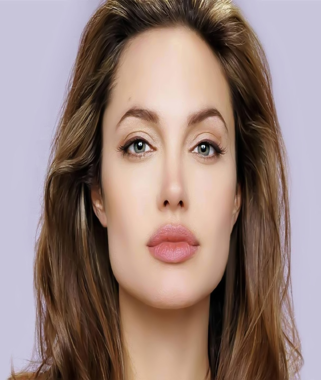
#> input picture TesteRedimensao/teste.png, 321 x 380 px
$ python corte.py
#> lines starting #> are read from the running program, lines starting #| are printed output that depends on the picture; after the words box and inside, x2 and y2 are one past the last pixel; in counts of white or black regions, pixels touching at a corner belong together
import cv2
import numpy as np
from PIL import Image

#Aqui onseguimos redimensionar
# img_redim = Image.open('Rosto-M/formato_de_rosto_quadrado.png')

# img_redim = img_redim.resize((321, 380))

# img_redim.save("TesteRedimensao/teste.png")


#Usar esse mesmo sistema, porem junto com o sistema de reconhecimento, que se encontra no arquivo "Estagio.py"

# Carrega a imagem
img = cv2.imread("TesteRedimensao/teste.png")
#> img is the input picture: shape (380, 321, 3); mean B, G, R 122.9, 129.2, 151.3

# Define os pontos dos vértices
pts = np.array( [[120, 260],[120, 170],[370, 170],[370, 260], [290, 260], [290, 320], [310, 320], [310, 375], [160, 375], [160, 260]], np.int32)

# Cria uma máscara com os pontos
mask = np.zeros_like(img)
cv2.fillPoly(mask, [pts], (255, 255, 255))
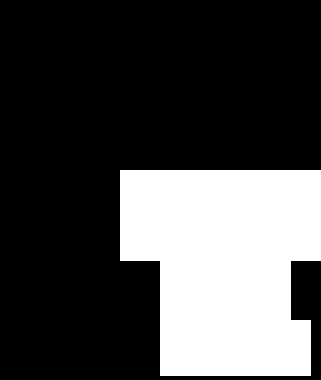
#> mask: shape (380, 321, 3); 28.3% white; 1 white region, box (x1, y1, x2, y2) and area: (120, 170, 321, 376) 34476

# Aplica a máscara na imagem original
img_cortada = cv2.bitwise_and(img, mask)
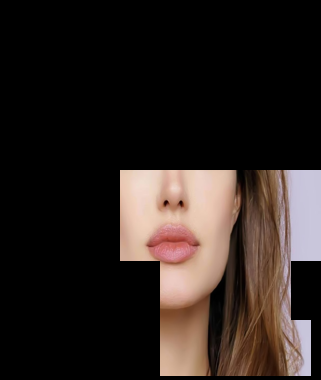
#> img_cortada: shape (380, 321, 3); mean B, G, R 31.2, 34.9, 43.5
part_cortada = cv2.bitwise_and(img, cv2.bitwise_not(mask))
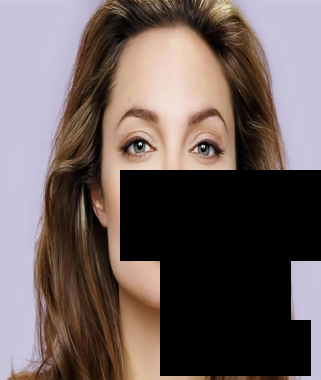
#> part_cortada: shape (380, 321, 3); mean B, G, R 91.8, 94.3, 107.8

# [25 lines of commented-out code are left out]
cv2.imshow('Parte Cortada', part_cortada)
cv2.waitKey(0)
cv2.destroyAllWindows()


# ((0, 170, 457, 260))
